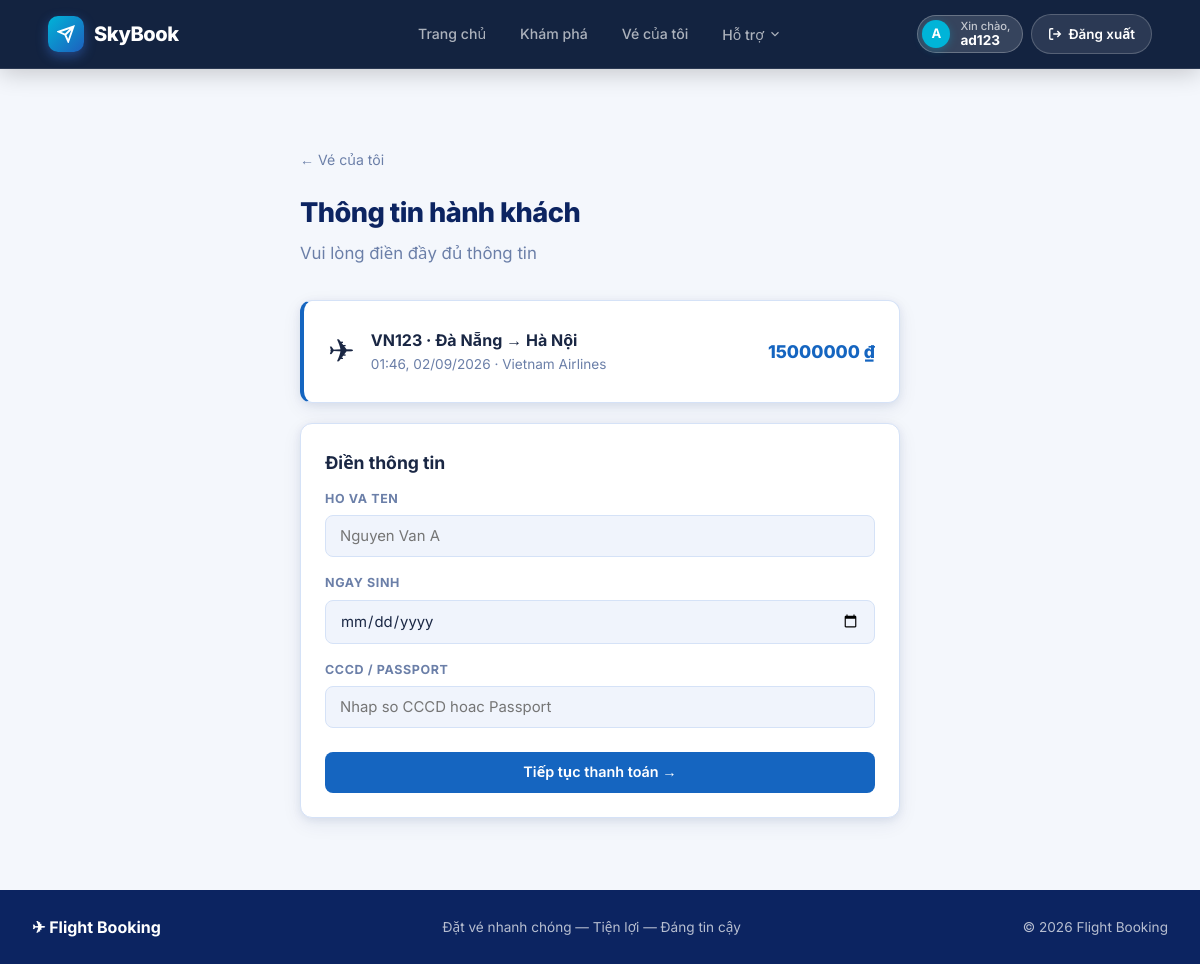
Page /bookings/passenger/19/ (signed in) on the committed database.
### bookings/models.py (models this page shows, shortened)
class Booking(models.Model):
    STATUS_CHOICES = [
        ("pending", "Pending"),
        ("paid", "Paid"),
        ("cancelled", "Cancelled"),
    ]
    user = models.ForeignKey(User, on_delete=models.CASCADE, related_name="bookings", db_index=True, verbose_name="User")
    flight = models.ForeignKey(Flight, on_delete=models.SET_NULL, null=True, blank=True, related_name="outbound_bookings", verbose_name="Outbound Flight")
    return_flight = models.ForeignKey(Flight, on_delete=models.SET_NULL, null=True, blank=True, related_name="return_bookings", verbose_name="Return Flight")
    booking_code = models.CharField(max_length=20, unique=True, verbose_name="Booking Code")
    booking_date = models.DateTimeField(auto_now_add=True, verbose_name="Booking Date")
    total_price = models.DecimalField(max_digits=12, decimal_places=2, verbose_name="Total Price")
    status = models.CharField(max_length=20, choices=STATUS_CHOICES, default="pending", verbose_name="Status")
    class Meta:
        verbose_name = "Booking"
        verbose_name_plural = "Bookings"

### flights/models.py (models this page shows, shortened)
class Flight(models.Model):
    STATUS_CHOICES = [
        ("scheduled", "Scheduled"),
        ("boarding", "Boarding"),
        ("departed", "Departed"),
        ("completed", "Completed"),
        ("cancelled", "Cancelled"),
    ]
    flight_number = models.CharField(max_length=20, verbose_name="Flight Number")
    airline = models.ForeignKey(Airline, on_delete=models.CASCADE, related_name="flights", verbose_name="Airline")
    aircraft = models.ForeignKey(Aircraft, on_delete=models.CASCADE, related_name="flights", verbose_name="Aircraft")
    departure_airport = models.ForeignKey(Airport, on_delete=models.CASCADE, related_name="departures", verbose_name="Departure Airport")
    arrival_airport = models.ForeignKey(Airport, on_delete=models.CASCADE, related_name="arrivals", verbose_name="Arrival Airport")
    departure_time = models.DateTimeField(db_index=True, verbose_name="Departure Time")
    arrival_time = models.DateTimeField(verbose_name="Arrival Time")
    price = models.DecimalField(max_digits=12, decimal_places=2, verbose_name="Base Price")
    status = models.CharField(max_length=20, choices=STATUS_CHOICES, default="scheduled", db_index=True, verbose_name="Status")
    class Meta:
        verbose_name = "Flight"
        verbose_name_plural = "Flights"

class Airport(models.Model):
    name = models.CharField(max_length=150, verbose_name="Airport Name")
    code = models.CharField(max_length=10, unique=True, verbose_name="Airport Code")
    city = models.CharField(max_length=100, verbose_name="City")
    class Meta:
        verbose_name = "Airport"
        verbose_name_plural = "Airports"

class Airline(models.Model):
    name = models.CharField(max_length=100, verbose_name="Airline Name")
    code = models.CharField(max_length=10, unique=True, verbose_name="Airline Code")
    logo = models.URLField(blank=True, verbose_name="Logo URL")
    class Meta:
        verbose_name = "Airline"
        verbose_name_plural = "Airlines"

### bookings/views.py (the view)
@login_required(login_url="/users/login/")
def passenger(request, booking_id):
    booking = get_object_or_404(Booking, id=booking_id, user=request.user)
    if request.method == "POST":
        form = PassengerForm(request.POST)
        if form.is_valid():
            p = Passenger.objects.create(
                booking=booking,
                full_name=form.cleaned_data["full_name"],
                date_of_birth=form.cleaned_data.get("date_of_birth"),
                passport_number=form.cleaned_data.get("passport_number", "")
            )
            seat_number = request.session.pop("selected_seat", "N/A")
            if booking.flight:
                Ticket.objects.create(
                    booking=booking,
                    passenger=p,
                    flight=booking.flight,
                    seat_number=seat_number,
                    price=booking.total_price
                )
            return redirect("payment", booking_id=booking.id)
    else:
        form = PassengerForm()
    return render(
        request,
        "bookings/passenger.html",
        {"booking": booking, "form": form}
    )

### bookings/forms.py
class PassengerForm(forms.Form):
    full_name = forms.CharField(
        max_length=150,
        label="Ho va ten",
        widget=forms.TextInput(attrs={"placeholder": "Nguyen Van A"})
    )
    date_of_birth = forms.DateField(
        label="Ngay sinh",
        required=False,
        widget=forms.DateInput(attrs={"type": "date"})
    )
    passport_number = forms.CharField(
        max_length=50,
        label="CCCD / Passport",
        required=False,
        widget=forms.TextInput(attrs={"placeholder": "Nhap so CCCD hoac Passport"})
    )

### templates/bookings/passenger.html (shortened to what this page needs)
{% extends "base.html" %}
{% block content %}
<div style="max-width:600px;margin:0 auto;">
  <a href="{% url 'my_bookings' %}" class="back-link">← Vé của tôi</a>
  <h1 style="margin-bottom:4px;">Thông tin hành khách</h1>
  <p class="page-subtitle">Vui lòng điền đầy đủ thông tin</p>
  {% if booking.flight %}
  <div class="card" style="margin-bottom:20px;border-left:4px solid var(--blue);display:flex;align-items:center;gap:16px;">
    <div style="font-size:2rem;">✈</div>
    <div>
      <div style="font-weight:700;font-size:1rem;">{{ booking.flight.flight_number }} · {{ booking.flight.departure_airport.city }} → {{ booking.flight.arrival_airport.city }}</div>
      <div style="font-size:.85rem;color:var(--muted);">{{ booking.flight.departure_time|date:"H:i, d/m/Y" }} · {{ booking.flight.airline.name }}</div>
    </div>
    <div style="margin-left:auto;font-size:1.1rem;font-weight:800;color:var(--blue);">{{ booking.total_price|floatformat:0 }} ₫</div>
  </div>
  {% endif %}
  <div class="card">
    <h2>Điền thông tin</h2>
    <form method="POST">
      {% for field in form %}
      <div>
        <label for="{{ field.id_for_label }}">{{ field.label }}</label>
        {{ field }}
      </div>
      {% endfor %}
      <button type="submit" class="btn btn-primary btn-full" style="margin-top:8px;">Tiếp tục thanh toán →</button>
    </form>
  </div>
</div>
{% endblock %}

### templates/partials/navbar.html (shortened to what this page needs)
{% load static %}
<header class="navbar-glass" id="main-nav">
  <div class="navbar-inner">
    <a href="{% url 'home' %}" class="navbar-brand">
      <div class="brand-icon" style="background: linear-gradient(135deg, #00B4D8, #1E5FBE);">
        <svg width="18" height="18" viewBox="0 0 24 24" fill="none" stroke="currentColor" stroke-width="2.5">
          <path d="M22 2L11 13M22 2l-7 20-4-9-9-4 20-7z"/>
        </svg>
      </div>
      <span style="font-weight: 800;">SkyBook</span>
    </a>
    <nav class="nav-links">
      <a href="{% url 'home' %}" class="nav-link {% if request.resolver_match.url_name == 'home' %}nav-link--active{% endif %}">Trang chủ</a>
      <a href="{% url 'recommendations' %}" class="nav-link {% if request.resolver_match.url_name == 'recommendations' %}nav-link--active{% endif %}">Khám phá</a>
      {% if user.is_authenticated %}
        <a href="{% url 'my_bookings' %}" class="nav-link {% if request.resolver_match.url_name == 'my_bookings' %}nav-link--active{% endif %}">Vé của tôi</a>
      {% endif %}
      <div class="nav-dropdown" style="position: relative; display: inline-block;">
        <button class="nav-link dropdown-toggle" style="background: transparent; border: none; cursor: pointer; outline: none; font-family: inherit; display: flex; align-items: center; gap: 4px;">
          Hỗ trợ
          <svg width="14" height="14" viewBox="0 0 24 24" fill="none" stroke="currentColor" stroke-width="2"><polyline points="6 9 12 15 18 9"></polyline></svg>
        </button>
      </div>
    </nav>
    <div class="nav-actions">
      {% if user.is_authenticated %}
        <div class="nav-user-pill" style="background: rgba(255,255,255,0.15); border: 1px solid rgba(255,255,255,0.25); border-radius: 99px; padding: 4px 16px 4px 6px; display: flex; align-items: center; gap: 10px;">
          <div class="nav-avatar" style="background: #00B4D8; width: 32px; height: 32px; border-radius: 50%; display: flex; align-items: center; justify-content: center; font-weight: bold; color: white; box-shadow: 0 2px 8px rgba(0,180,216,0.3);">{{ user.username|slice:":1"|upper }}</div>
          <div class="nav-user-info" style="display: flex; flex-direction: column; line-height: 1.1;">
            <span class="nav-user-greeting" style="font-size: 0.7rem; color: rgba(255,255,255,0.7);">Xin chào,</span>
            <span class="nav-username" style="font-size: 0.85rem; font-weight: 700; color: white;">{{ user.username }}</span>
          </div>
        </div>
        <a href="{% url 'logout' %}" class="btn-nav-logout" title="Đăng xuất" style="background: rgba(255,255,255,0.1); color: #fff; border: 1px solid rgba(255,255,255,0.2); padding: 8px 16px; border-radius: 99px; display: flex; align-items: center; gap: 6px; font-weight: 600; text-decoration: none; transition: 0.2s;">
          <svg width="14" height="14" viewBox="0 0 24 24" fill="none" stroke="currentColor" stroke-width="2.5">
            <path d="M9 21H5a2 2 0 0 1-2-2V5a2 2 0 0 1 2-2h4M16 17l5-5-5-5M21 12H9"/>
          </svg>
          Đăng xuất
        </a>
      {% endif %}
    </div>
  </div>
</header>

### templates/partials/navbar.html (style rules this page uses)
header.navbar-glass { position: fixed !important; top: 0; left: 0; right: 0; width: 100%; z-index: 1000; transition: all 0.3s ease; background: rgba(15, 31, 61, 0.98) !important; backdrop-filter: blur(16px) !important; -webkit-backdrop-filter: blur(16px) !important; border-bottom: 1px solid rgba(255, 255, 255, 0.1) !important; box-shadow: 0 4px 24px rgba(0, 0, 0, 0.2) !important; }

### rows in the picture
Booking: flight.flight_number "VN123", flight.departure_airport.city "Đà Nẵng", flight.arrival_airport.city "Hà Nội", flight.departure_time "01:46, 02/09/2026", flight.airline.name "Vietnam Airlines", total_price "15000000"

### other values in the picture
{{ user.username|slice:":1"|upper }} "A"
{{ user.username }} "ad123"
{{ field.label }} "HO VA TEN" "NGAY SINH" "CCCD / PASSPORT"
